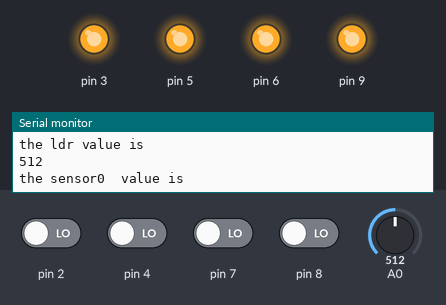
Simulated run of this sketch. Board: Arduino Uno, built with avr-gcc and run on an emulated ATmega328P. On the bench: output pins drawn as LEDs (lit = HIGH), the last lines printed to the serial monitor. Inputs (shaded band) come from the test bench; at power-on: pin 2, pin 4, pin 7, pin 8 LOW, A0 = 512.

Above: at 1.2 s.
1.3 s: pin 2 driven HIGH
At 1.9 s:
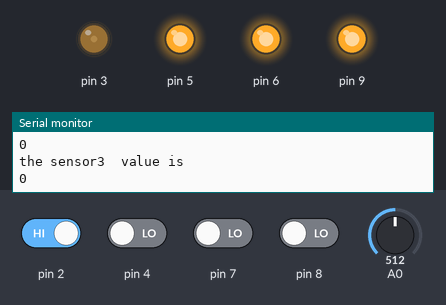
2.9 s: pin 2 driven LOW
At 3.8 s:
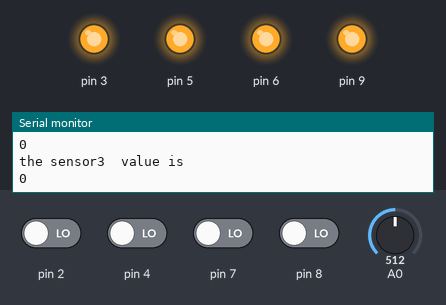
4.5 s: A0 set to 11
6.0 s: A0 set to 8
7.5 s: pin 4 driven HIGH
At 9.0 s:
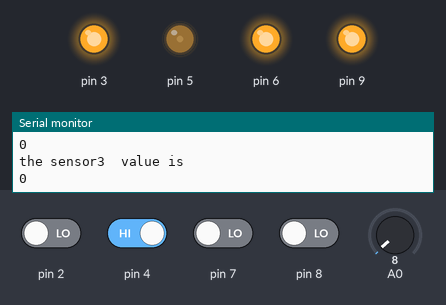
10.5 s: pin 4 driven LOW
At 12.0 s:
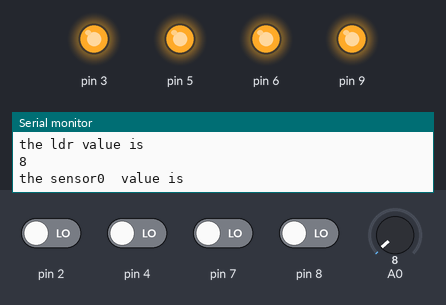
Timing chart, 0 to 13.2 s (numbered marks = the images above; inputs shaded):
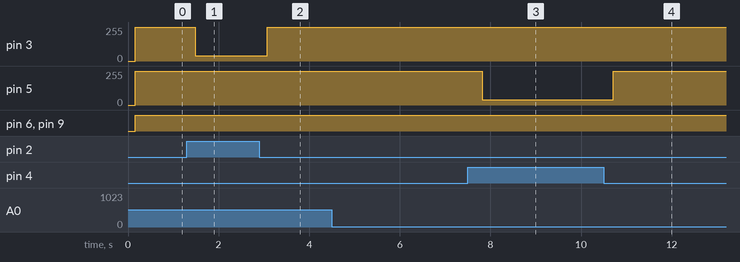

Measured:
- after the input at 1.3 s, pin 3: 255/255 → 40/255 after 0.19 s
- after the input at 2.9 s, pin 3: 40/255 → 255/255 after 0.18 s
- after the input at 7.5 s, pin 5: 255/255 → 40/255 after 0.32 s
- after the input at 10.5 s, pin 5: 40/255 → 255/255 after 0.21 s

The sketch:

design_and_building_smartt_street_light_code.ino
```cpp
void setup() {
  Serial.begin(9600);
  pinMode(3,OUTPUT);
  pinMode(5,OUTPUT);
  pinMode(6,OUTPUT);
  pinMode(9,OUTPUT);
  pinMode(2,INPUT);
  pinMode(4,INPUT);
  pinMode(7,INPUT);
  pinMode(8,INPUT);

}

void loop() {
  int ldr;
  ldr= analogRead(A0);
  delay(100);

  Serial.println("the ldr value is");
  Serial.println(ldr);
  int value;
  value=digitalRead(2);
  Serial.println("the sensor0  value is");
  Serial.println(value);
  int value1;
  value1=digitalRead(4);
   Serial.println("the sensor1  value is");
  Serial.println(value1);
  int value2;
  value2=digitalRead(7);
   Serial.println("the sensor2  value is");
  Serial.println(value2);
  int value3;
  value3=digitalRead(8);
  Serial.println("the sensor3  value is");
  Serial.println(value3);


  if( ldr<800){
  //1
  if (value==HIGH&&value1==HIGH&&value2==HIGH&&value3==HIGH)
  {
    analogWrite(3,40);
    analogWrite(5,40);
    analogWrite(6,40);
    analogWrite(9,40);
  }
  //2
  else if (value==HIGH&&value1==HIGH&&value2==HIGH&&value3==LOW)
  {
    analogWrite(3,40);
    analogWrite(5,40);
    analogWrite(6,40);
    analogWrite(9,255);

  }
  //3
  else if (value==HIGH&&value1==HIGH&&value2==LOW&&value3==HIGH)
  {
    analogWrite(3,40);
    analogWrite(5,40);
    analogWrite(6,255);
    analogWrite(9,40);

  }
  //4
   else if (value==HIGH&&value1==HIGH&&value2==LOW&&value3==LOW)
  {
    analogWrite(3,40);
    analogWrite(5,40);
    analogWrite(6,255);
    analogWrite(9,255);

  }
  //5
    else if (value==HIGH&&value1==LOW&&value2==HIGH&&value3==HIGH)
  {
    analogWrite(3,40);
    analogWrite(5,255);
    analogWrite(6,40);
    analogWrite(9,40);

  }
  //6
  else if (value==HIGH&&value1==LOW&&value2==HIGH&&value3==LOW)
  {
    analogWrite(3,40);
    analogWrite(5,255);
    analogWrite(6,40);
    analogWrite(9,255);

  }
  //7
  else if (value==HIGH&&value1==LOW&&value2==LOW&&value3==HIGH)
  {
    analogWrite(3,40);
    analogWrite(5,255);
    analogWrite(6,255);
    analogWrite(9,40);

  }
  //8
  else if (value==HIGH&&value1==LOW&&value2==LOW&&value3==LOW)
  {
    analogWrite(3,40);
    analogWrite(5,255);
    analogWrite(6,255);
    analogWrite(9,255);

  }
  //9
  else if (value==LOW&&value1==HIGH&&value2==HIGH&&value3==HIGH)
  {
    analogWrite(3,255);
    analogWrite(5,40);
    analogWrite(6,40);
    analogWrite(9,40);

  }
  //10
  else if (value==LOW&&value1==HIGH&&value2==HIGH&&value3==LOW)
  {
    analogWrite(3,255);
    analogWrite(5,40);
    analogWrite(6,40);
    analogWrite(9,255);

  }
  //11
  else if (value==LOW&&value1==HIGH&&value2==LOW&&value3==HIGH)
  {
    analogWrite(3,255);
    analogWrite(5,40);
    analogWrite(6,255);
    analogWrite(9,40);

  }
  //12
  else if (value==LOW&&value1==HIGH&&value2==LOW&&value3==LOW)
  {
    analogWrite(3,255);
    analogWrite(5,40);
    analogWrite(6,255);
    analogWrite(9,255);

  }
  //13
  else if (value==LOW&&value1==LOW&&value2==HIGH&&value3==HIGH)
  {
    analogWrite(3,255);
    analogWrite(5,255);
    analogWrite(6,40);
    analogWrite(9,40);

  }
  //14
  else if (value==LOW&&value1==LOW&&value2==HIGH&&value3==LOW)
  {
    analogWrite(3,255);
    analogWrite(5,255);
    analogWrite(6,40);
    analogWrite(9,255);

  }
  //15
  else if (value==LOW&&value1==LOW&&value2==LOW&&value3==HIGH)
  {
    analogWrite(3,255);
    analogWrite(5,255);
    analogWrite(6,255);
    analogWrite(9,40);

  }
  //16
  else if (value==LOW&&value1==LOW&&value2==LOW&&value3==LOW)
  {
    analogWrite(3,255);
    analogWrite(5,255);
    analogWrite(6,255);
    analogWrite(9,255);

  }
  }


 else{

    analogWrite(3,0);
    analogWrite(5,0);
    analogWrite(6,0);
    analogWrite(9,0);

  }


 delay(100);
 }


//
// C++ code
//
```
